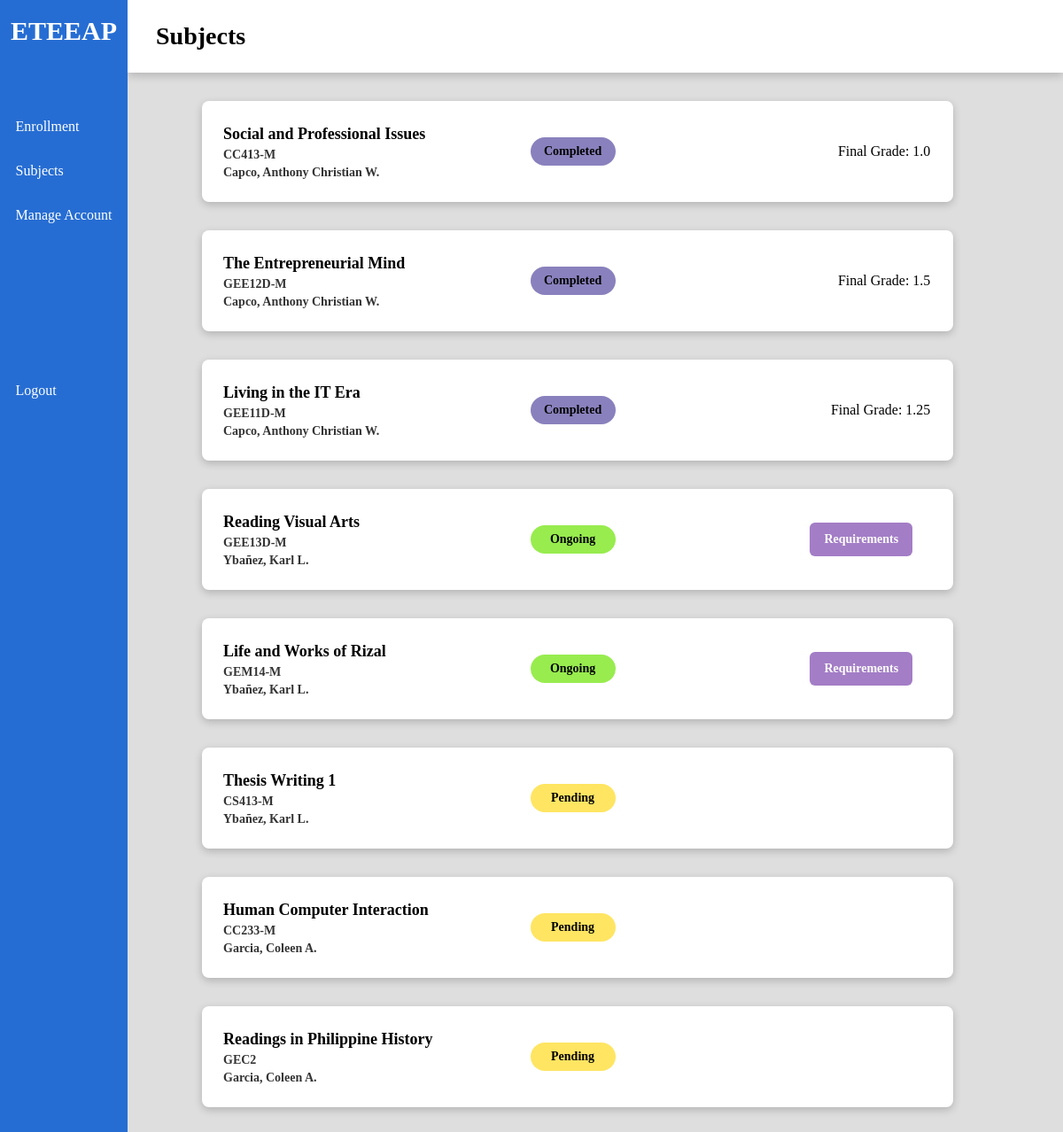
The page /index/subjects (signed in) on the database its author committed.
### models.py (models this page shows)
class Enrollment(db.Model):
    __tablename__ = "enrollments"
    id = db.Column("id", db.Integer, primary_key=True)
    course = db.Column("course", db.Integer, db.ForeignKey('courses.id'))
    units = db.Column("units", db.Integer)
    ay = db.Column("academic_year", db.Integer)
    semester = db.Column("semester", db.Enum('1st', '2nd'))
    instructor = db.Column("instructor", db.Integer, db.ForeignKey('instructors.id'))
    student = db.Column("student", db.Integer, db.ForeignKey('students.id'))
    status = db.Column("status", db.Enum('pending', 'ongoing', 'completed'), default='pending')
    grade = db.Column("grade", db.Float)
    form1 = db.Column("form1path", db.String(64))
    form2 = db.Column("form2path", db.String(64))
    form3 = db.Column("form3path", db.String(64))
    requirements = db.relationship("Requirement", backref='enrollments')

class Course(db.Model):
    __tablename__ = "courses"
    id = db.Column("id", db.Integer, primary_key=True)
    title = db.Column("title", db.String(64))
    code = db.Column("code", db.String(8))
    program_id = db.Column(db.Integer, db.ForeignKey("programs.id"))

### views.py (the view)
@views.route('/subjects')
def subjects():
    if g.user != 'student':
        return redirect(url_for('.unauthorized'))
    views = user_views[g.user]
    data = db.get_student_enrollments(db.uid_to_pk(session.get('id'), 'student'))
    student_id = db.uid_to_pk(session.get('id'), 'student')
    for i in data:
        i['instructor']['name'] = f"{i['instructor']['l_name'].title()}, {i['instructor']['f_name']} {i['instructor']['m_name'][0]}."
    return render_template('subjects.html', page="Subjects", data=data, student_id=student_id, views=views)

### db_functions.py (called while the page is built)
def get_user(user_id):
    return User.query.filter_by(id=user_id).first().__dict__

def uid_to_pk(uid, user_type):
    if user_type == 'student':
        obj = Student
    elif user_type == 'instructor':
        obj = Instructor
    elif user_type == 'admin':
        obj = Admin
    else:
        return "Error"
    return obj.query.filter_by(user=uid).first().__dict__['id']

def get_instructor_bypk(id):
    instructor = Instructor.query.filter_by(id=id).first().__dict__
    userinfo = get_user(instructor['user'])
    instructor['f_name'] = userinfo['f_name']
    instructor['l_name'] = userinfo['l_name']
    instructor['m_name'] = userinfo['m_name']
    instructor['username'] = userinfo['username']
    return instructor

def get_student_enrollments(student_id):
    enrollments = (
        Enrollment.query.filter_by(student=student_id)
        .join(Instructor)
        .join(Course)
        .all()
    )
    response = []
    for e in enrollments:
        enrollment_data = e.__dict__
        instructor_data = get_instructor_bypk(e.instructor)
        course_data = get_course(e.course)
        enrollment_data['instructor'] = instructor_data
        enrollment_data['course'] = course_data
        response.append(enrollment_data)
    return response

def get_course(cid):
    return Course.query.filter_by(id=cid).first().__dict__

### views.py (called while the page is built)
@views.before_request
def verify_permissions():
    g.user = None
    if 'user' in session:
        g.user = session['user']
    else:
        return redirect('/login')

### templates/subjects.html (shortened to what this page needs)
{% extends "index.html" %}
{% block content %}
<div class="main-content">
    {% if data %}
        {% for e in data %}
        <div class="main-row">
            <div class="card bar color-white">
                <div class="left">
                    <div class="card-strongtext">{{ e.course.title }}</div>
                    <div class="card-subtext">{{ e.course.code }}</div>
                    <div class="card-subtext">{{ e.instructor.name }}</div>
                </div>
                <div class="middle">
                    <div class="cell {{ e.status }}"> {{ e.status|title }} </div>
                </div>
                <div class="right">
                    {% if e.status == 'ongoing' %}
                    <button class="btn-purple" onclick="viewRequirements('{{student_id}}', '{{e.id}}')">Requirements</button>
                    {% elif e.status == 'completed' %}
                    <p>Final Grade: {{ e.grade }} </p>
                    {% endif %}
                </div>
            </div>
        </div>
        {% endfor %}
    {% else %}
    <div class="main-row">
        <div class="card thin-bar color-1 opacity-80">
            <p id="status"> Not yet enrolled </p>
        </div>
    </div>
    {% endif %}
</div>
{% endblock %}

### templates/index.html (shortened to what this page needs)
<!DOCTYPE html>
<html lang="en">
    <head>
        <link rel="stylesheet" href= "{{ url_for('static',filename='styles/index.css') }}">
    </head>
    <body>
        <div class="view">
            <div class="sidebar">
                <div class="logo">
                    <img src=""><br>
                    <h4>ETEEAP</h4><br>
                </div>
                <ul>
                    {% for view in views %}
                    <li><div class=icon></div><a class="side-links" href="{{ url_for(view.link) }}">{{ view.name }}</a></li>
                    {% endfor %}
                    <li id="logout"><div class=icon></div><a href="/logout">Logout</a></li>
                </ul><br>
            </div>
            <div class="page-content">
                <div class="nav"><h4>{{ page }}</h4></div>
                <div class="main-content">
                    {% block content %}
                    {% endblock %}
                </div>
            </div>
        </div>
    </body>
</html>

### static/styles/index.css (style rules this page uses)
* { margin: 0; padding: 0; font-family: quicksand; }
body { background-color: #dedede; }
a { margin: 0; padding: 0; text-decoration: none; color: white; }
p { margin-left: 52px; }
.btn-purple { background-color: rgba(153, 111, 192, 0.9); }
.view { height: 100vh; width: 100vw; margin: 0; padding: 0; display: flex; }
.page-content { position: fixed; right: 0; height: 100%; width: 88vw; overflow: auto; }

### rows shown on the page
Enrollment: course "Social and Professional Issues", course.code "CC413-M", instructor.name "Capco, Anthony Christian W.", status "Completed", grade "1.0"
Enrollment: course "The Entrepreneurial Mind", course.code "GEE12D-M", instructor.name "Capco, Anthony Christian W.", status "Completed", grade "1.5"
Enrollment: course "Living in the IT Era", course.code "GEE11D-M", instructor.name "Capco, Anthony Christian W.", status "Completed", grade "1.25"
Enrollment: course "Reading Visual Arts", course.code "GEE13D-M", instructor.name "Ybañez, Karl L.", status "Ongoing"
Enrollment: course "Life and Works of Rizal", course.code "GEM14-M", instructor.name "Ybañez, Karl L.", status "Ongoing"
Enrollment: course "Thesis Writing 1", course.code "CS413-M", instructor.name "Ybañez, Karl L.", status "Pending"
Enrollment: course "Human Computer Interaction", course.code "CC233-M", instructor.name "Garcia, Coleen A.", status "Pending"
Enrollment: course "Readings in Philippine History", course.code "GEC2", instructor.name "Garcia, Coleen A.", status "Pending"

### other values the page prints
{{ view.name }} "Enrollment" "Subjects" "Manage Account"
{{ page }} "Subjects"
